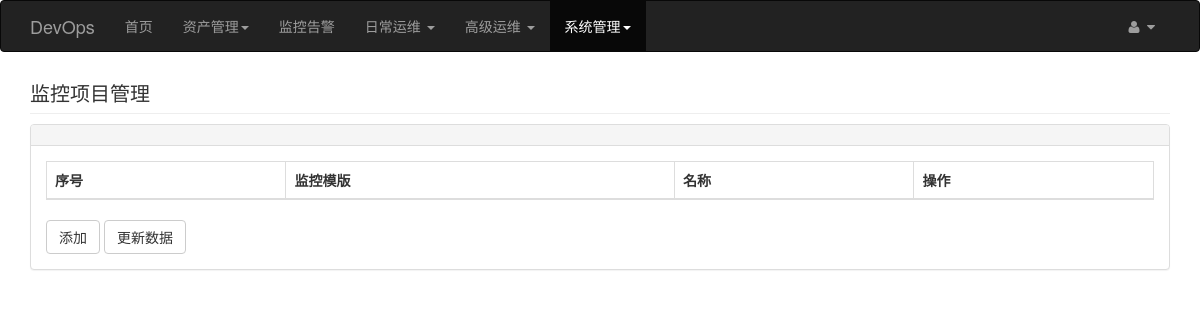
The app's page /cmp_item/index (signed in), older data.
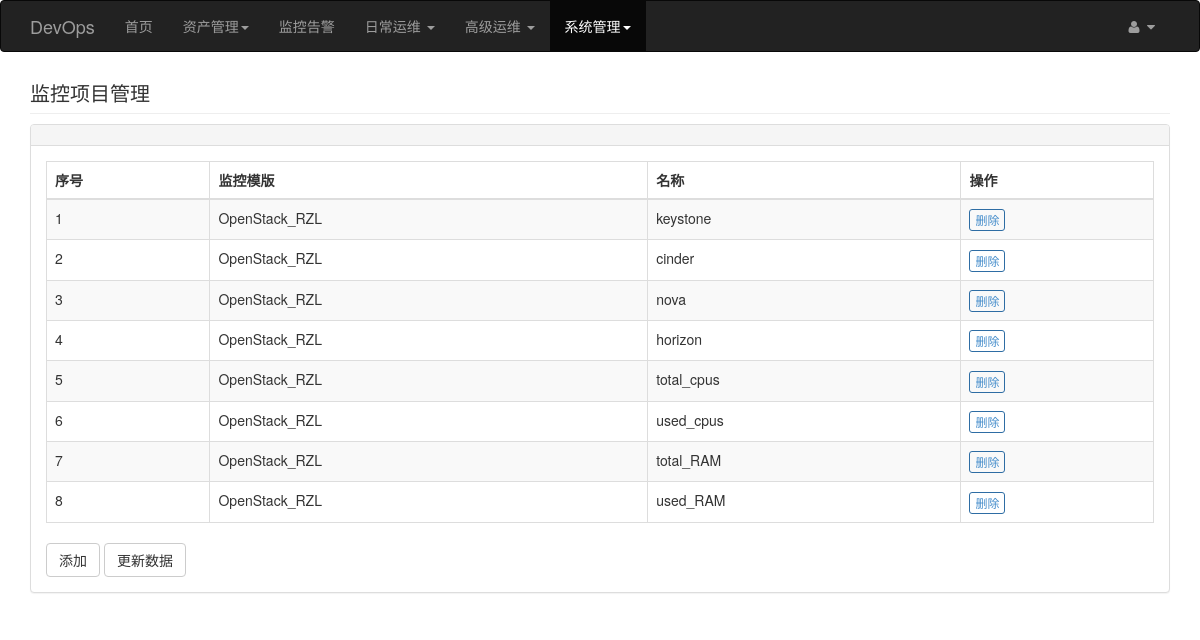
The same page, newer data.
### app/models.py (models this page shows, shortened)
class Base(db.Model):
    __abstract__ = True
    id = db.Column(db.Integer, primary_key=True)
    created_at = db.Column(db.DateTime, default=datetime.now)
    updated_at = db.Column(db.DateTime, default=datetime.now, onupdate=datetime.now)

class CmpItem(Base):
    __tablename__ = 'cmp_items'
    name = db.Column(db.String(30), unique=True)
    applicationid = db.Column(db.Integer)
    itemid = db.Column(db.Integer)
    value = db.Column(db.String(50))
    notes = db.Column(db.TEXT())
    cmp_id = db.Column(db.Integer, db.ForeignKey('cmps.id'))

class Cmp(Base):
    __tablename__ = 'cmps'
    name = db.Column(db.String(30), unique=True)
    groupid = db.Column(db.Integer)
    hostid = db.Column(db.Integer)
    notes = db.Column(db.TEXT())
    cmp_items = db.relationship('CmpItem', backref='cmp', lazy='dynamic')

### app/cmp_item/views.py (the view)
@cmp_item.route('/index', methods=['GET'])
@login_required
def index():
    header = u'管理'
    objects = CmpItem.query.all()
    return _render('index', locals())

### app/auth/views.py (called while the page is built)
@auth.before_app_request
def before_request():
    if current_user.is_authenticated:
        if not current_user.confirmed \
                and request.endpoint \
                and request.endpoint[:5] != 'auth.' \
                and request.endpoint != 'static':
            return redirect(url_for('auth.unconfirmed'))

### app/cmp_item/views.py (called while the page is built)
def _render(content, kwargs={}):
    new_header = MODULE_NAME + kwargs.get('header', '')
    kwargs.update(title_name=MODULE_NAME, header=new_header)
    html = "cmp_item/%s.html" % content
    return render_template(html, **kwargs)

### app/models.py (called while the page is built)
    @login_manager.user_loader
    def load_user(user_id):
        return User.query.get(int(user_id))

### app/templates/cmp_item/index.html (shortened to what this page needs)
{% extends "extends/base_table.html" %}
{% block table_content %}
    {% import 'macros/render_btn.html' as macros %}
    <div class="dataTable_wrapper">
        <table class="table table-striped table-bordered table-hover" id="dataTables-example">
            <thead>
            <tr>
                <th>序号</th>
                <th>监控模版</th>
                <th>名称</th>
                <th>操作</th>
            </tr>
            </thead>
            <tbody>
            {% for obj in objects %}
                <tr>
                    <td>{{ loop.index }}</td>
                    <td>{{ obj.cmp.name }}</td>
                    <td>{{ obj.name }}</td>
                    <td>
                        {{ macros.render_btn('删除', 'cmp_item.delete', obj.id) }}
                    </td>
                </tr>
            {% endfor %}
            </tbody>
        </table>
    </div>
    <div>
        {{ macros.render_add_btn('host_group.new') }}
        {{ macros.render_load_btn('更新数据') }}
    </div>
{% endblock %}

### app/templates/extends/base_table.html
{% extends "extends/base_page.html" %}
{% block page_header %}
    <div class="page-header">
        <h3>{{ header }}</h3>
    </div>
{% endblock %}
{% block page_content %}
    <div class="panel panel-default">
        <div class="panel-heading"></div>
        <div class="panel-body">
            {% block table_content %}{% endblock %}
        </div>
    </div>
{% endblock %}

### app/templates/extends/base_page.html (shortened to what this page needs)
{% extends "extends/base.html" %}
{% block base_content %}
    {% block page_header %}{% endblock %}
    {% block page_content %}{% endblock %}
{% endblock %}

### app/templates/extends/base.html (shortened to what this page needs)
{% extends "bootstrap/base.html" %}
{% block styles %}
    {{ super() }}
    {% include 'includes/load_css.html' %}
{% endblock %}
{% block navbar %}
    {% include 'includes/menu.html' %}
{% endblock %}
{% block content %}
    <div class="container">
        {% import 'macros/render_flash.html' as macros %}
        {% block base_content %}{% endblock %}
    </div>
{% endblock %}

### app/templates/includes/load_css.html
<link rel="stylesheet" href="{{ url_for('static', filename='bs/css/metisMenu.min.css') }}">
<link rel="stylesheet" href="{{ url_for('static', filename='bs/css/dataTables.bootstrap.css') }}">
<link rel="stylesheet" href="{{ url_for('static', filename='bs/css/dataTables.responsive.css') }}">
<link rel="stylesheet" href="{{ url_for('static', filename='bs/css/sb-admin-2.css') }}">
<link rel="stylesheet" href="{{ url_for('static', filename='bs/css/font-awesome.min.css') }}">
<link rel="stylesheet" href="{{ url_for('static', filename='bs/css/bootstrap-datetimepicker.min.css') }}">
<link rel="stylesheet" href="{{ url_for('static', filename='bs/css/multi-select.css') }}">
<link rel="stylesheet" href="{{ url_for('static', filename='bs/css/bootstrap-popover-x.css') }}">
<link rel="stylesheet" href="{{ url_for('static', filename='bs/css/responsive.css') }}">
<link rel="stylesheet" href="{{ url_for('static', filename='jq-chosen/css/bootstrap-chosen.css') }}">
<link rel="stylesheet" href="{{ url_for('static', filename='bs-fileinput/css/fileinput.css') }}">
<link rel="stylesheet" href="{{ url_for('static', filename='bs/css/custom.css') }}">
<link rel="stylesheet" href="{{ url_for('static', filename='bs/css/global.css') }}">

### app/templates/includes/menu.html (shortened to what this page needs)
<div class="navbar navbar-inverse" role="navigation">
    <div class="container">
        <div class="navbar-header">
            <a class="navbar-brand" href="/">DevOps</a>
        </div>
        <div class="navbar-collapse collapse">
            <ul class="nav navbar-nav">
                <li {% if request.path == '/' %} class="active" {% endif %}>
                    <a href="/">首页</a>
                </li>
                <li class="dropdown">
                    <a href="#" class="dropdown-toggle" data-toggle="dropdown" id="dropdownMenu1" role="button"
                       aria-haspopup="true"
                       aria-expanded="false">资产管理<span class="caret"></span></a>
                </li>
                <li {% if 'problem' in request.url_rule.rule %} class="active" {% endif %}>
                    <a href="/problem/index">监控告警</a>
                </li>
                <li class="dropdown">
                    <a href="#" class="dropdown-toggle" data-toggle="dropdown" id="dropdownMenu3" role="button"
                       aria-haspopup="true"
                       aria-expanded="false">日常运维 <span class="caret"></span></a>
                </li>
                <li class="dropdown">
                    <a href="#" class="dropdown-toggle" data-toggle="dropdown" id="dropdownMenu3" role="button"
                       aria-haspopup="true"
                       aria-expanded="false">高级运维 <span class="caret"></span></a>
                </li>
                <li class="dropdown">
                    <a href="#" class="dropdown-toggle" data-toggle="dropdown" id="dropdownMenu2" role="button"
                       aria-haspopup="true"
                       aria-expanded="false">系统管理<span class="caret"></span></a>
                </li>
            </ul>
            <ul class="nav navbar-nav navbar-right">
                <li class="dropdown">
                    <a class="dropdown-toggle" data-toggle="dropdown" href="#" aria-expanded="false">
                        <i class="fa fa-user fa-fw"></i> <i class="fa fa-caret-down"></i>
                    </a>
                        </li>
                    </ul>
        </div>
    </div>
</div>

### app/templates/macros/render_btn.html (shortened to what this page needs)
{% macro render_btn(name, url, id) %}
    <a href="{{ url_for(url, id=id) }}"
       class="btn btn-outline btn-primary btn-xs">{{ name }}
    </a>
{% endmacro %}
{% macro render_load_btn(name, tip_msg='') %}
    {% set tip_msg = tip_msg or "正在%s" % name %}
    <a href="#" id="load" data-loading-text="<i class='fa fa-spinner fa-spin'></i> {{ tip_msg }} "
       class="btn btn-outline btn-default">{{ name }}
    </a>
{% endmacro %}
{% macro render_add_btn(url) %}
    <a href="{{ url_for(url) }}" class="btn btn-outline btn-default">添加</a>
{% endmacro %}

### app/static/bs/css/sb-admin-2.css (style rules this page uses)
body { background-color: #f8f8f8; }
.btn-outline { color: inherit; background-color: transparent; transition: all .5s; }
.btn-primary.btn-outline { color: #428bca; }

### app/static/bs/css/custom.css (style rules this page uses)
.h1, .h2, .h3, h1, h2, h3 { margin-top: 10px; margin-bottom: 0px; }
h3 { font-size: 20px; }
body { background-color: #fff; }
.page-header { margin: 0 0 10px; padding-bottom: 9px; border-bottom: 1px solid #eee; }

Row changes from the older to the newer data that the page shows:
added CmpItem: cmp.name "OpenStack_RZL", name "keystone", name "删除"
added CmpItem: cmp.name "OpenStack_RZL", name "cinder", name "删除"
added CmpItem: cmp.name "OpenStack_RZL", name "nova", name "删除"
added CmpItem: cmp.name "OpenStack_RZL", name "horizon", name "删除"
added CmpItem: cmp.name "OpenStack_RZL", name "total_cpus", name "删除"
added CmpItem: cmp.name "OpenStack_RZL", name "used_cpus", name "删除"
added CmpItem: cmp.name "OpenStack_RZL", name "total_RAM", name "删除"
added CmpItem: cmp.name "OpenStack_RZL", name "used_RAM", name "删除"
